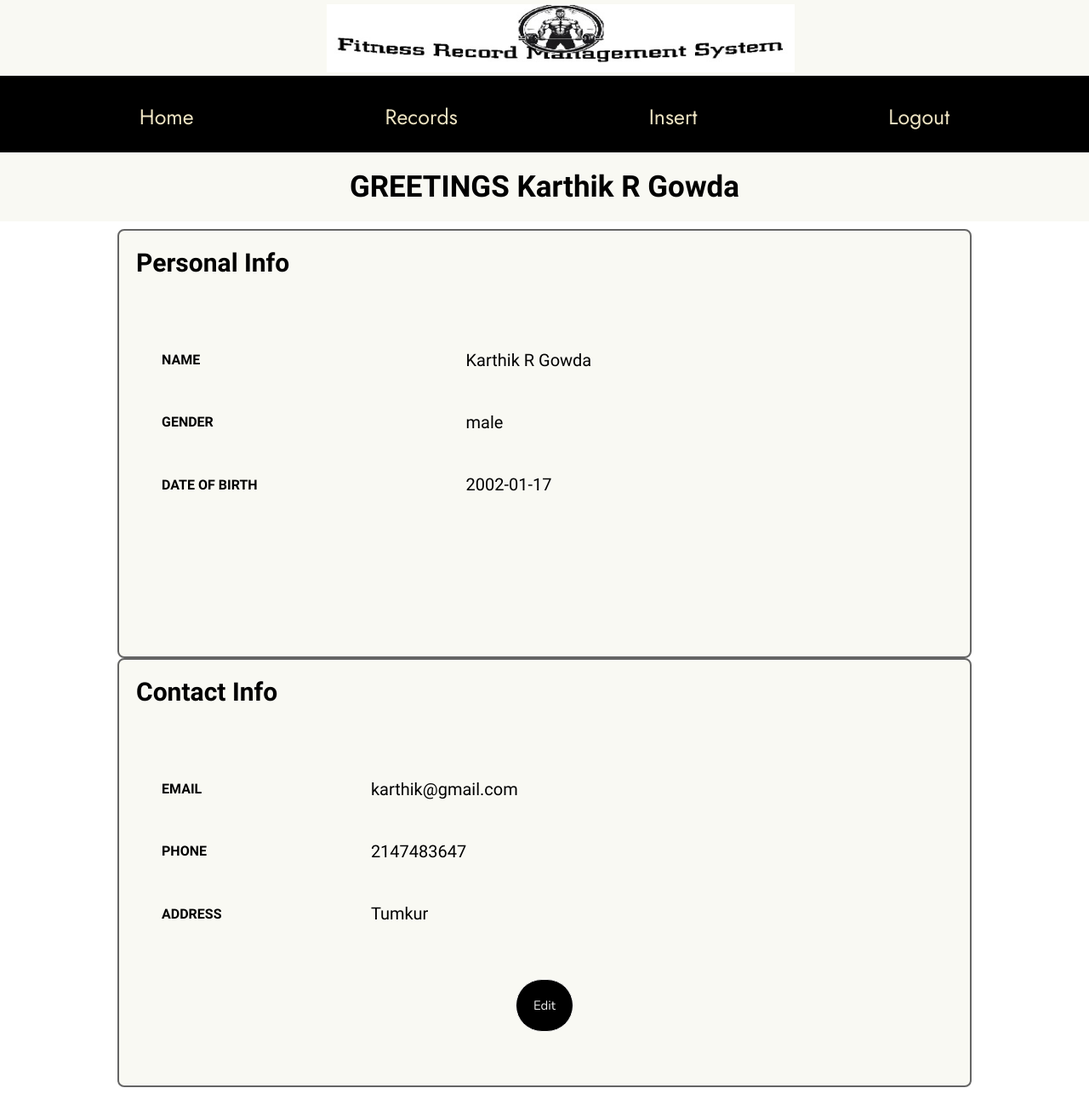
Screenshot of /udashboard.php (signed in) with the database file from the repository.
### tables this page shows
CREATE TABLE `user` (
  `t_id` int(15) NOT NULL,
  `u_id` int(12) NOT NULL,
  `name` varchar(20) NOT NULL,
  `gender` varchar(10) NOT NULL,
  `dob` date NOT NULL,
  `email` varchar(30) NOT NULL,
  `phone` bigint(12) NOT NULL,
  `addrass` varchar(30) NOT NULL,
  `status` varchar(15) NOT NULL
);

### udashboard.php (the view, shortened to what this page needs)
<!DOCTYPE html>
<html>
<head>
    <link rel="stylesheet" type="text/css" href="css/ddash_style.css">
</head>
<body>
<div class="top_img"><img src="Resource/logo12.jpg"></div>
<div class="navigation-bar" style="text-align: center">
    <a href="udashboard.php">Home</a>
    <a href="urecords.php">Records</a>
    <a href="uinsert.php">Insert</a>
    <a class='logout' href="logout.php">Logout</a>
</div>
<?php
require "connection.php";
$uid = $_SESSION["userID"];
$sql = "SELECT u_id, name, gender, dob, email, phone, addrass FROM user WHERE u_id=?";
$stmt = mysqli_stmt_init($conn);
if (!mysqli_stmt_prepare($stmt, $sql)) {
    header("Location: ddashboard.php?error=sqlerror");
    exit();
} else {
    mysqli_stmt_bind_param($stmt, "i", $uid);
    mysqli_stmt_execute($stmt);
    $result = mysqli_stmt_get_result($stmt);
    if ($row = mysqli_fetch_assoc($result)) {
        $name = $row["name"];
        $gender = $row["gender"];
        $dob = $row["dob"];
        $email = $row["email"];
        $phone = $row["phone"];
        $address = $row["addrass"];
        echo "
        <div class='welcome'><h2 class='welcome_mssg'> GREETINGS $name </h2></div>
            <div class='pi_box'>
                <div class='pi_table'>
                    <h3>Personal Info</h3>
                    <table>
                        <tr><th>NAME</th><td>$name</td></tr>
                        <tr><th>GENDER</th><td>$gender</td></tr>
                        <tr><th>DATE OF BIRTH</th><td>$dob</td></tr>
                    </table>
                </div>
            </div>
            <div class='ci_box'>
                <div class='ci_table'>
                    <h3>Contact Info</h3>
                    <table>
                        <tr><th>EMAIL</th><td>$email</td></tr>
                        <tr><th>PHONE</th><td>$phone</td></tr>
                        <tr><th>ADDRESS</th><td>$address</td></tr>
                    </table>
                    <a href='user_info_edit.php'>Edit</a>
                </div>
            </div>
            <div class='footer'></div>
        ";
    } else {
        header("Location: ddashboard.php?error=nouser");
        exit();
    }
}
?>
</body>
</html>

### css/ddash_style.css (style rules this page uses)
* { margin: 0; padding: 0; }
.top_img { width: 100%; background-color: #f9f9f3; }
.top_img img { width: 550px; height: 80px; margin: 5px 30% auto; }
.navigation-bar { background-color: black; overflow: hidden; font-family: "Jost", sans-serif; height: 90px; text-align: center; }
.navigation-bar a { display: inline-block; float: none; font-size: 25px; text-decoration: none; color: #ece2c1; padding: 30px 30px; margin: 0 80px; }
.welcome { position: relative; width: 100%; height: 90px; }
.welcome_mssg { font-family: "Barlow Condensed", sans-serif; font-size: 35px; background: #f9f9f3; text-align: center; padding: 20px; }
.pi_box, .ci_box { text-align: center; }
.pi_table, .ci_table { display: inline-block; width: 1000px; height: 500px; border: 2px solid rgb(101 101 101); border-radius: 8px; font-family: "Barlow Condensed", sans-serif; background: #f9f9f3; }
.pi_table h3, .ci_table h3 { margin: 2%; text-align: left; font-size: 30px; }
.pi_table table, .ci_table table { font-family: "Questrial", sans-serif; height: 300px; width: 900px; text-align: left; padding: 30px; border-spacing: 20px; padding: 30px; }
.pi_table table td, .ci_table table td { font-size: 20px; }
.ci_table a { display: inline-block; background: black; padding: 20px; margin-left: 320; text-decoration: none; font-family: "Nunito", sans-serif; font-size: 15px; color: #f1f1f1; border: 1px solid #f1f1f1; border-radius: 40px; outline: none; }

### rows the page displays
user: name "Karthik R Gowda", gender "male", dob "2002-01-17", email "karthik@gmail.com", phone "2147483647", addrass "Tumkur"
